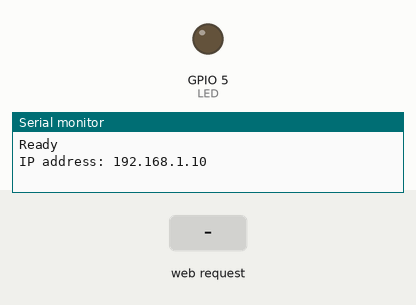
Recording of a sketch running on a simulated ESP32. On the bench: output pins drawn as LEDs (lit = HIGH), the last lines printed to the serial monitor. The inputs (shaded band) are chosen by the test bench. WiFi joins after 1.5 s; servers stay silent unless stated.

Above: at 1.2 s.
1.3 s: HTTP request GET /H received
At 2.1 s:
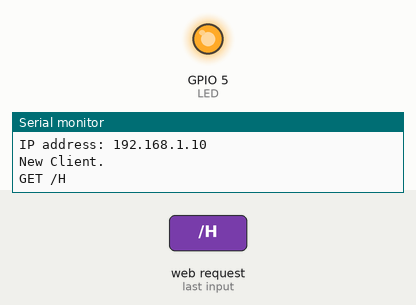
4.3 s: HTTP request GET /L received
Timing chart, 0 to 7.3 s (numbered marks = the images above; inputs shaded):
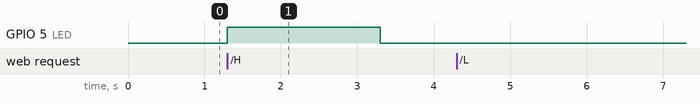

Measured:
- after the input at 1.3 s, GPIO 5 (LED): LOW → HIGH at once, → LOW 2.0 s later

The sketch:

SimpleWiFi-Server.ino
```cpp
/*
 WiFi Web Server with LED Blink

 A simple web server that lets you blink an LED via the web.
 This sketch will print the IP address of your WiFi Shield (once connected)
 to the Serial monitor. From there, you can open that address in a web browser
 to turn on and off the LED on pin 5.

 If the IP address of your shield is yourAddress:
 http://yourAddress/H turns the LED on
 http://yourAddress/L turns it off

 This example is written for a network using WPA2 encryption. For insecure
 WEP or WPA, change the Wifi.begin() call and use Wifi.setMinSecurity() accordingly.

 Circuit:
 * WiFi shield attached
 * LED attached to pin 5
 * Integrated LED attached to pin 13

 created for arduino 25 Nov 2012
 by Tom Igoe

ported for sparkfun esp32
31.01.2017 by Jan Hendrik Berlin

 */

#include <WiFi.h>

const char* ssid     = "ArduinoAP_1";
const char* password = "YourSecurePassword";
IPAddress local_IP(192,168,1,10);
IPAddress gateway(192,168,1,1);
IPAddress subnet(255,255,255,0);
WiFiServer server(80);
int LED = 5;

void setup()
{

    // Start AP

    Serial.begin(115200);
    WiFi.softAPConfig(local_IP, gateway, subnet);
    Serial.println(WiFi.softAP(ssid, password) ? "Ready" : "Fail");
    pinMode(LED, OUTPUT);      // set the LED pin mode

    delay(10);

    // We start by displayng connection information

    Serial.println();
    Serial.print("IP address: ");
    Serial.println(WiFi.softAPIP());

    server.begin();

}

void loop(){
 WiFiClient client = server.available();   // listen for incoming clients

  if (client) {                             // if you get a client,
    Serial.println("New Client.");           // print a message out the serial port
    String currentLine = "";                // make a String to hold incoming data from the client
    while (client.connected()) {            // loop while the client's connected
      if (client.available()) {             // if there's bytes to read from the client,
        char c = client.read();             // read a byte, then
        Serial.write(c);                    // print it out the serial monitor
        if (c == '\n') {                    // if the byte is a newline character

          // if the current line is blank, you got two newline characters in a row.
          // that's the end of the client HTTP request, so send a response:
          if (currentLine.length() == 0) {
            // HTTP headers always start with a response code (e.g. HTTP/1.1 200 OK)
            // and a content-type so the client knows what's coming, then a blank line:
            client.println("HTTP/1.1 200 OK");
            client.println("Content-type:text/html");
            client.println();

            // the content of the HTTP response follows the header:
            client.print("Click <a href=\"/H\">here</a> to turn the LED on pin 5 on.<br>");
            client.print("Click <a href=\"/L\">here</a> to turn the LED on pin 5 off.<br>");

            // The HTTP response ends with another blank line:
            client.println();
            // break out of the while loop:
            break;
          } else {    // if you got a newline, then clear currentLine:
            currentLine = "";
          }
        } else if (c != '\r') {  // if you got anything else but a carriage return character,
          currentLine += c;      // add it to the end of the currentLine
        }

        // Check to see if the client request was "GET /H" or "GET /L":
        if (currentLine.endsWith("GET /H")) {
          digitalWrite(LED, HIGH);               // GET /H turns the LED on
          delay(2000);
          digitalWrite(LED, LOW);
        }
        if (currentLine.endsWith("GET /L")) {
          digitalWrite(LED, LOW);                // GET /L turns the LED off
        }
      }
    }
    // close the connection:
    client.stop();
    Serial.println("Client Disconnected.");
  }
}
```
